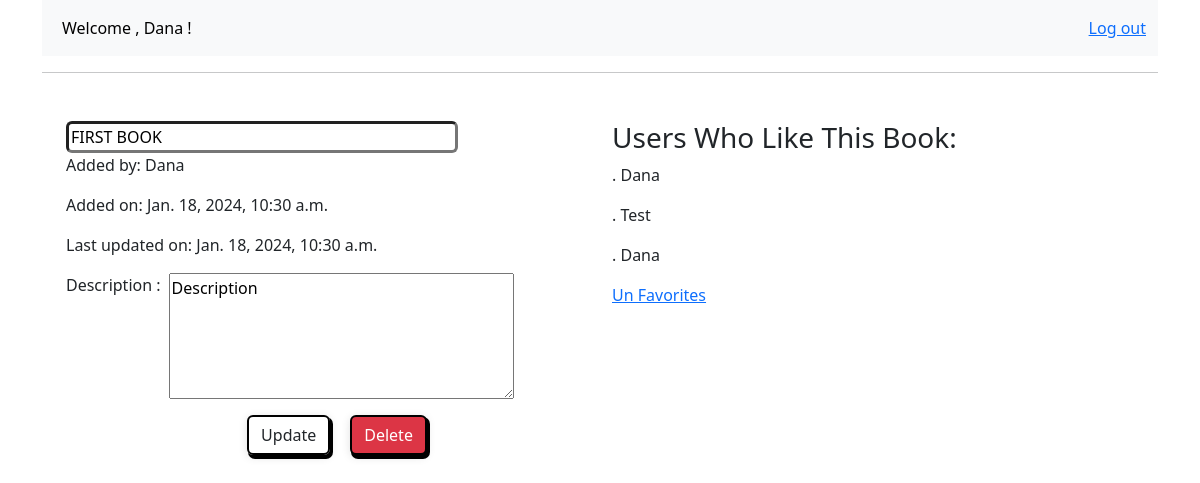
The page /book/3 (signed in) on the database its author committed.
### app1/models.py (models this page shows, shortened)
class Books(models.Model):
    uploaded_by = models.ForeignKey('Users', on_delete=models.CASCADE)
    title= models.CharField(max_length=255)
    description=models.TextField()
    created_at = models.DateTimeField(auto_now=True)
    updated_at = models.DateTimeField(auto_now_add=True)
    objects = BooksManger()

class Users(models.Model):
    first_name = models.CharField(max_length=255)
    last_name = models.CharField(max_length=255)
    email= models.EmailField(unique=True)
    password = models.CharField(max_length=128)
    created_at = models.DateTimeField(auto_now=True)
    updated_at = models.DateTimeField(auto_now_add=True)
    favorite_books = models.ManyToManyField(Books)
    objects = UsersManger()

### app1/views.py (the view)
# urls.py: path('book/<int:pk>', views.book, name='book'),
def book(request, pk):
    book_to_view = Books.objects.get(id=pk)
    current_user = Users.objects.get(id=request.session['user_id'])
    context = {
        'book': book_to_view,
        'user': current_user
    }
    if book_to_view.uploaded_by == current_user:
        return render(request, 'if_uploaded_by.html', context)
    return render(request, "if_not_uploaded_by.html", context)

### app1/templates/if_uploaded_by.html (shortened to what this page needs)
{% extends './base.html' %}
{% block content %}
<div class="container text-left mt-6">
        <div class="row mt-5">
            <div class=" col-lg-6">
                <div>
                    <form action="{% url 'app1:update' pk=book.id  %}" method="POST">
                            <input required type="text" name="title" class="rounded border-3 w-75 " id="title" value="{{ book.title }}">                    <br>
                            <p>Added by: {{book.uploaded_by.first_name}}</p>
                            <p>Added on: {{book.created_at}}</p>
                            <p>Last updated on: {{book.updated_at}}</p>
                            <div class="form-group d-flex  ">
                            <label for="exampleFormControlTextarea1" class="me-2">Description :   </label>
                            <textarea class=""  name="description" id="exampleFormControlTextarea1" rows="5" cols="35">{{ book.description }}</textarea>
                        </div>
                          <div class="btn_div d-flex justify-content-center">
                            <button style="width: fit-content;
                            box-shadow: 2px 3px 0px 1px rgba(0, 0, 0, 1)
                            , 0 2px 10px 0 rgba(0, 0, 0, 0.12);
                            border: 2px solid black;" type="submit" class="btn btn-outline-dark btn-shadow mt-3"> Update</button>
                                <button style="width: fit-content;
                                box-shadow: 2px 3px 0px 1px rgba(0, 0, 0, 1)
                                , 0 2px 10px 0 rgba(0, 0, 0, 0.12);
                                border: 2px solid black;" class="btn btn-outline-dark btn-shadow mt-3  text-light bg-danger"> <a   class="dec text-decoration-none text-white"   href="{% url 'app1:delete' pk=book.id  %}">Delete</a></button>
                          </div>
                            </form>
                </div>
            </div>
            <div class=" col-lg-6">
<div class= "pairent">
    <h1 class="h3">Users Who Like This Book:</h1>
    {% for user in book.users_set.all %}
    <p> . {{user.first_name}}
    </p>
    {% endfor %}
    {% if book in user.favorite_books.all %}
        <a  class="un_favorite" style="text-decoration: underline;" href="{% url 'app1:remove_from_favorite' pk=book.pk %}">Un Favorites</a>
    {% else %}
        <a style="text-decoration: underline;" href="{% url 'app1:add_to_favorite' pk=book.pk %}">Add to Favorites</a>
    {% endif %}
</div>
            </div>
        </div>
</div>
{% endblock content %}

### app1/static/btnstyle.css (style rules this page uses)
.btn-shadow { box-shadow: 2px 3px 0px 1px rgba(0, 0, 0, 1), 0 2px 10px 0 rgba(0, 0, 0, 0.12); border: 2px solid black; }
.btn_div button { margin-left: 20px; }

### rows shown on the page
Books: title "FIRST BOOK", uploaded_by.first_name "Dana", created_at "Jan. 18, 2024, 10:30 a.m.", updated_at "Jan. 18, 2024, 10:30 a.m.", description "Description"
Users: first_name "Dana"
Users: first_name "Test"
Users: first_name "Dana"

### other values the page prints
{{ request.session.first_name }} "Dana"
